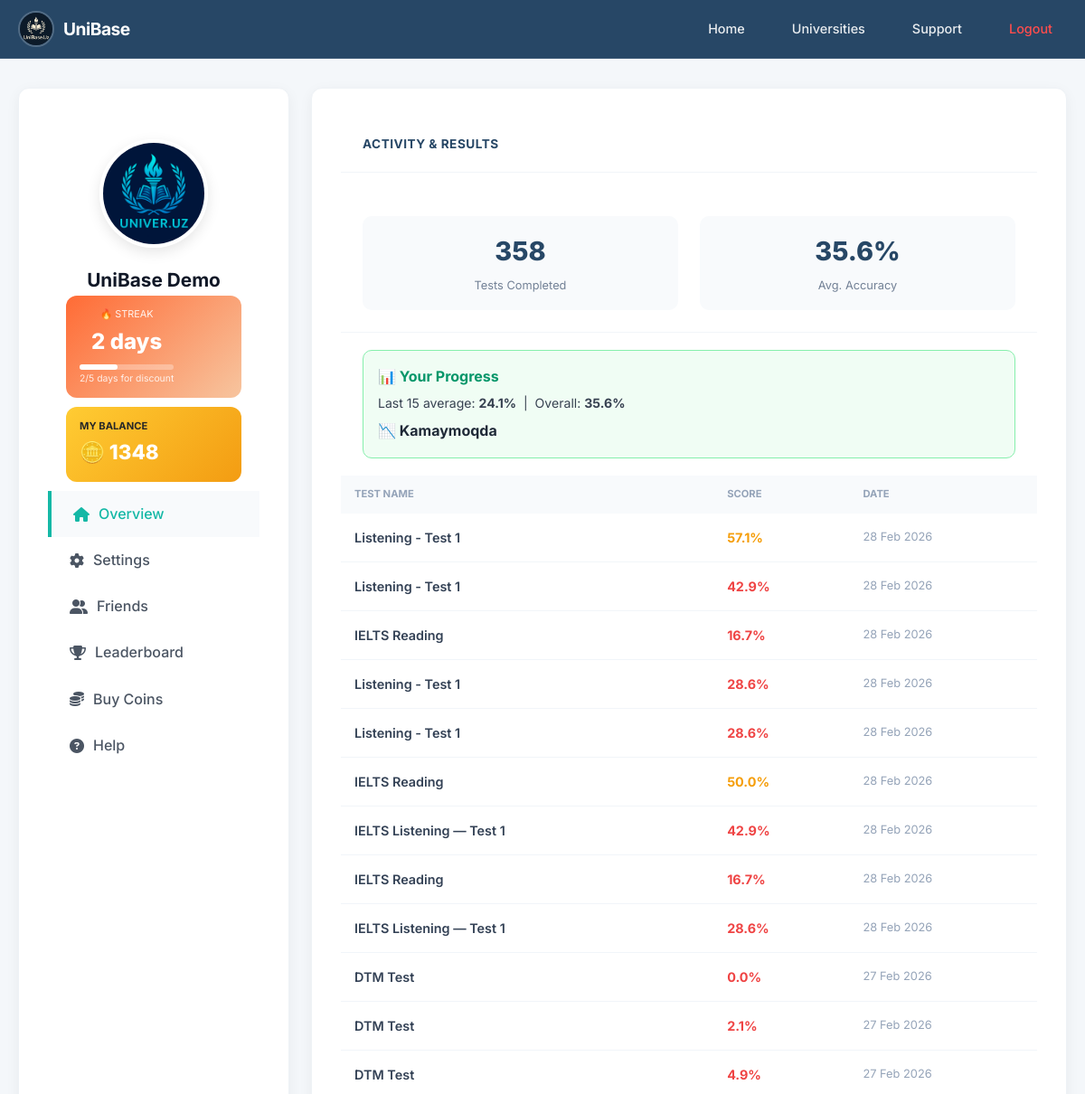
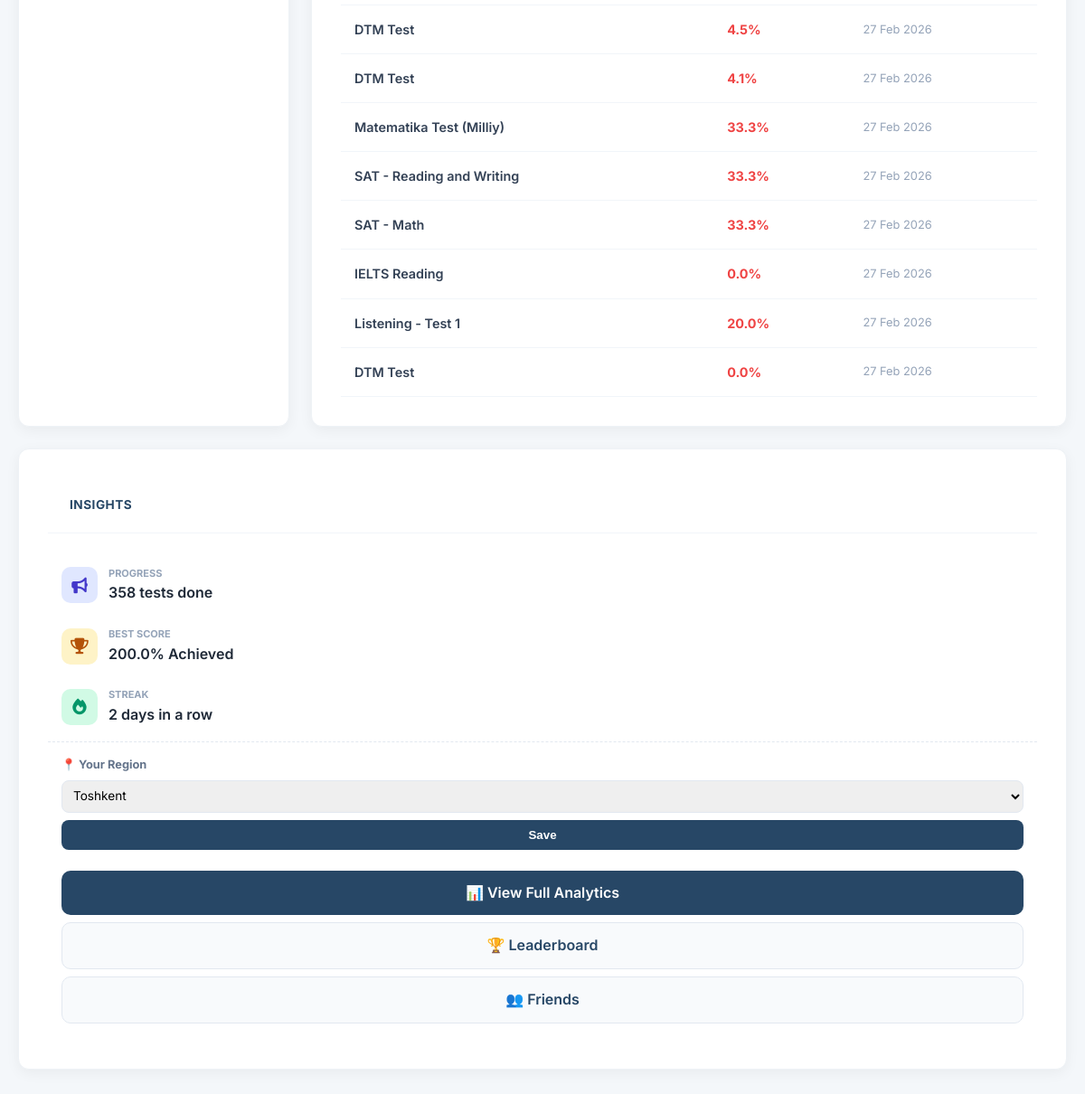
Page /my_statistics/ (signed in) on the earlier database version (2 pictures, top to bottom).
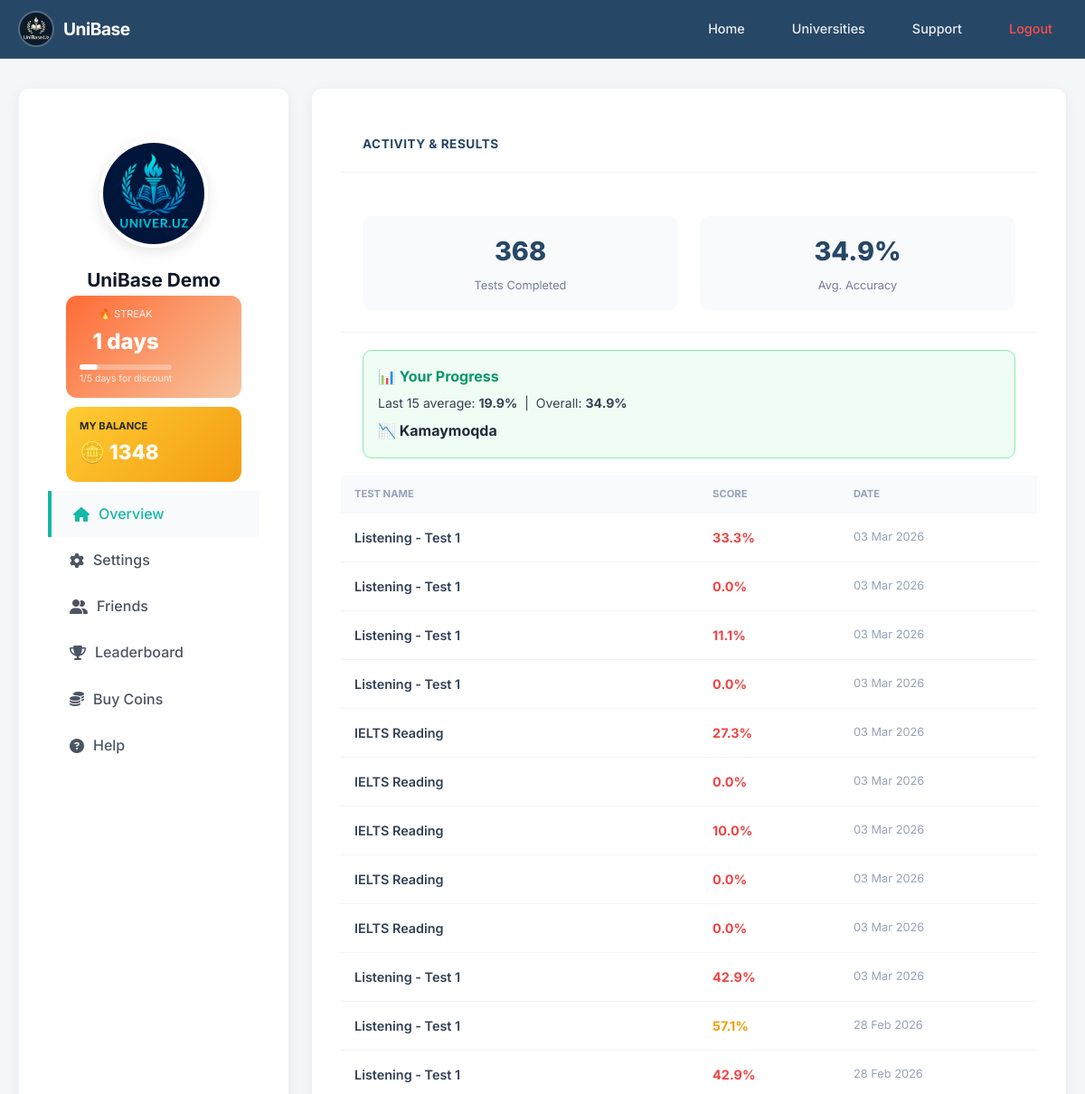
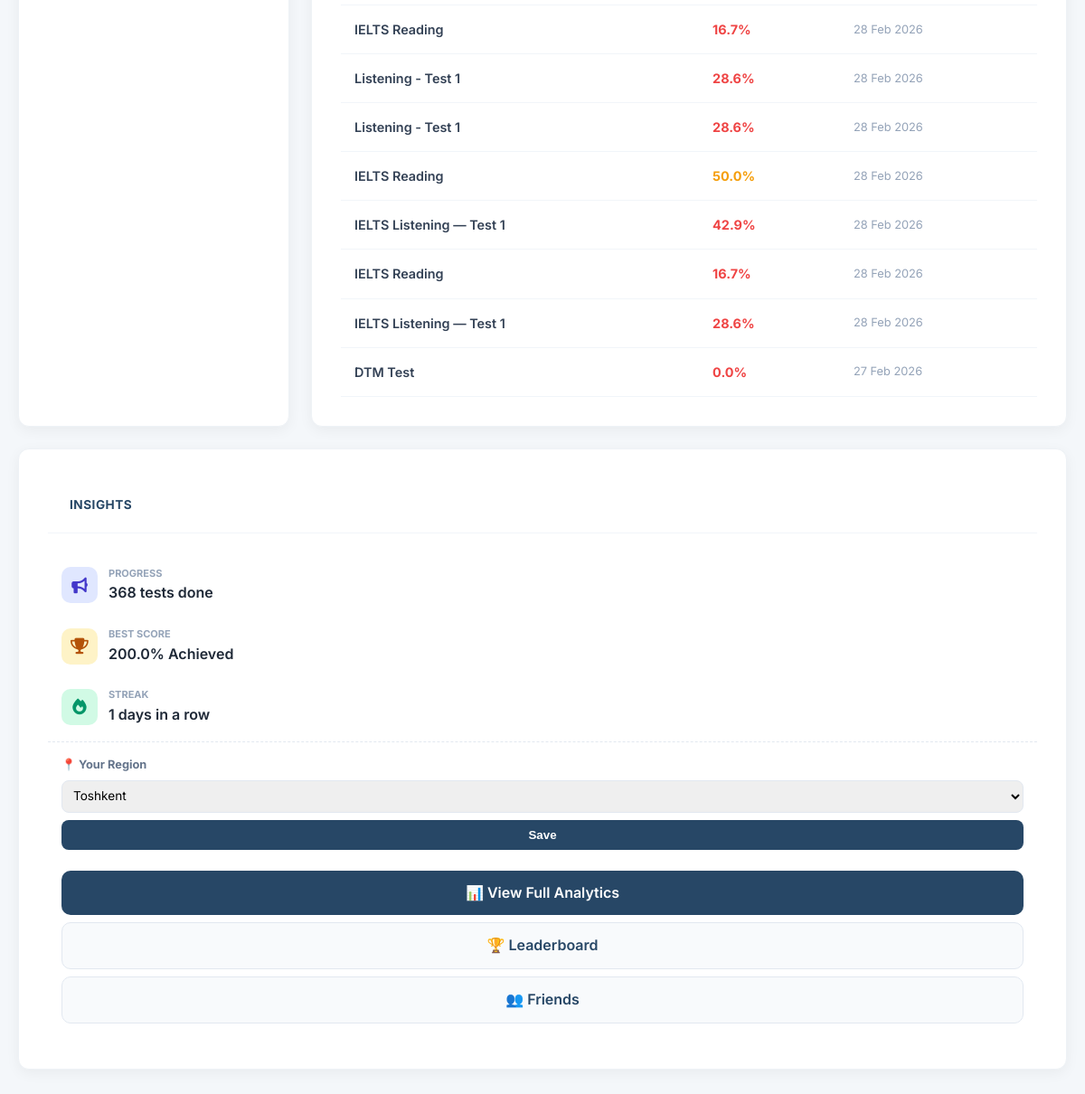
Same page on the later database version (2 pictures, top to bottom).
### app/models.py (models this page shows, shortened)
class UserTestResult(models.Model):
    user       = models.ForeignKey(User, on_delete=models.CASCADE)
    test_name  = models.CharField(max_length=255)
    score      = models.FloatField()
    date_taken = models.DateTimeField(auto_now_add=True)

### app/views.py (the view)
# urls.py: path('my_statistics/', my_profile_view, name='profile'),
@login_required
def my_profile_view(request):
    user    = request.user
    profile = user.profile
    if request.method == "POST" and request.POST.get('action') == 'update_viloyat':
        profile.viloyat = request.POST.get('viloyat', '')
        profile.save()
        messages.success(request, "Viloyat muvaffaqiyatli saqlandi!")
        return redirect('profile')
    user_results       = UserTestResult.objects.filter(user=user).order_by('-date_taken')
    total_tests_taken  = user_results.count()
    show_analysis      = total_tests_taken >= 15
    tests_until_analysis = max(0, 15 - total_tests_taken)
    average_score = best_score = recent_avg = 0
    trend = ""
    if total_tests_taken > 0:
        scores        = [r.score for r in user_results]
        average_score = round(sum(scores) / total_tests_taken, 1)
        best_score    = max(scores)
        if show_analysis:
            recent_scores = scores[:15]
            recent_avg    = round(sum(recent_scores) / 15, 1)
            trend = "📈 Yaxshilanmoqda" if recent_avg >= average_score else "📉 Kamaymoqda"
    pending_requests = Friendship.objects.filter(to_user=user, accepted=False)
    return render(request, 'profile.html', {
        'user': user.get_full_name() or user.username,
        'profile': profile, 'total_tests_taken': total_tests_taken,
        'average_score': average_score, 'best_score': best_score,
        'user_results': user_results[:20], 'show_analysis': show_analysis,
        'tests_until_analysis': tests_until_analysis, 'recent_avg': recent_avg,
        'trend': trend, 'streak_days': profile.streak_days,
        'has_discount': profile.streak_days >= 5, 'badge': profile.badge,
        'consecutive_perfect': profile.consecutive_perfect, 'viloyatlar': VILOYATLAR,
        'selected_viloyat': profile.viloyat, 'pending_requests': pending_requests,
        'pending_count': pending_requests.count(),
    })

### user/templates/profile.html (shortened to what the changed rows need)
{% load i18n %}
{% load static %}
<!DOCTYPE html>
<html lang="{{ LANGUAGE_CODE }}">
<head>
    <link rel="stylesheet" href="https://cdnjs.cloudflare.com/ajax/libs/font-awesome/6.4.0/css/all.min.css">
    <link rel="stylesheet" href="{% static 'styles.css' %}">
</head>
<body>
<div class="profile-container">
    <div class="card profile-card">
        <h2 class="profile-name">{{ request.user.get_full_name|default:request.user.username }}</h2>
        <div class="streak-box">
            <div>
                <div style="font-size: 0.68rem; opacity: 0.9; margin-bottom: 2px;">🔥 {% trans "STREAK" %}</div>
                <div class="streak-num">{{ streak_days|default:"0" }} {% trans "days" %}</div>
                <div class="streak-progress-wrap">
                    <div class="streak-progress-fill" style="width: {% widthratio streak_days 5 100 %}%;"></div>
                </div>
                <div style="font-size: 0.65rem; opacity: 0.85;">{{ streak_days }}/5 {% trans "days for discount" %}</div>
            </div>
        </div>
    </div>
    <div class="card">
        <div class="stats-summary">
            <div class="stat-item">
                <div class="stat-number">{{ total_tests_taken }}</div>
                <div class="stat-label">{% trans "Tests Completed" %}</div>
            </div>
            <div class="stat-item">
                <div class="stat-number">{{ average_score }}%</div>
                <div class="stat-label">{% trans "Avg. Accuracy" %}</div>
            </div>
        </div>
        {% if show_analysis %}
        <div class="analysis-box unlocked">
            <div style="font-weight: 700; color: #059669; margin-bottom: 6px;">📊 {% trans "Your Progress" %}</div>
            <div style="font-size: 0.88rem; color: #374151;">
                {% trans "Last 15 average" %}: <strong>{{ recent_avg }}%</strong> &nbsp;|&nbsp; {% trans "Overall" %}: <strong>{{ average_score }}%</strong>
            </div>
            <div style="margin-top: 6px; font-size: 1rem; font-weight: 700;">{{ trend }}</div>
        </div>
        {% endif %}
        <div style="overflow-x: auto;">
            <table>
                <thead>
                    <tr>
                        <th>{% trans "Test Name" %}</th>
                        <th>{% trans "Score" %}</th>
                        <th>{% trans "Date" %}</th>
                    </tr>
                </thead>
                <tbody>
                    {% for result in user_results %}
                    <tr>
                        <td style="font-weight: 600;">{{ result.test_name }}</td>
                        <td>
                            <span style="color: {% if result.score >= 80 %}#10b981{% elif result.score >= 50 %}#f59e0b{% else %}#ef4444{% endif %}; font-weight: bold;">
                                {{ result.score }}%
                            </span>
                        </td>
                        <td style="color: #94a3b8; font-size: 0.8rem;">{{ result.date_taken|date:"d M Y" }}</td>
                    </tr>
                    {% empty %}
                    <tr>
                        <td colspan="3" style="text-align:center; padding: 2rem; color: #94a3b8;">{% trans "No activity recorded yet" %}</td>
                    </tr>
                    {% endfor %}
                </tbody>
            </table>
        </div>
    </div>
    <div class="card premium-card">
        <div class="feed-row">
            <div>
                <div style="font-size: 11px; font-weight: 700; color: #94a3b8;">{% trans "PROGRESS" %}</div>
                <div style="font-weight: 600;">{{ total_tests_taken }} {% trans "tests done" %}</div>
            </div>
        </div>
        <div class="feed-row">
            <div>
                <div style="font-size: 11px; font-weight: 700; color: #94a3b8;">{% trans "STREAK" %}</div>
                <div style="font-weight: 600;">{{ streak_days }} {% trans "days in a row" %}</div>
            </div>
        </div>
    </div>
</div>
</body>
</html>

Differences in the rows shown:
no longer on this page (row unchanged): UserTestResult: test_name "DTM Test", score "2.1", date_taken "27 Feb 2026"
no longer on this page (row unchanged): UserTestResult: test_name "DTM Test", score "4.9", date_taken "27 Feb 2026"
no longer on this page (row unchanged): UserTestResult: test_name "DTM Test", score "4.5", date_taken "27 Feb 2026"
no longer on this page (row unchanged): UserTestResult: test_name "DTM Test", score "4.1", date_taken "27 Feb 2026"
no longer on this page (row unchanged): UserTestResult: test_name "Matematika Test (Milliy)", score "33.3", date_taken "27 Feb 2026"
no longer on this page (row unchanged): UserTestResult: test_name "SAT - Reading and Writing", score "33.3", date_taken "27 Feb 2026"
no longer on this page (row unchanged): UserTestResult: test_name "SAT - Math", score "33.3", date_taken "27 Feb 2026"
no longer on this page (row unchanged): UserTestResult: test_name "IELTS Reading", score "0.0", date_taken "27 Feb 2026"
no longer on this page (row unchanged): UserTestResult: test_name "Listening - Test 1", score "20.0", date_taken "27 Feb 2026"
no longer on this page (row unchanged): UserTestResult: test_name "DTM Test", score "0.0", date_taken "27 Feb 2026"
added UserTestResult: test_name "Listening - Test 1", score "33.3", date_taken "03 Mar 2026"
added UserTestResult: test_name "Listening - Test 1", score "0.0", date_taken "03 Mar 2026"
added UserTestResult: test_name "Listening - Test 1", score "11.1", date_taken "03 Mar 2026"
added UserTestResult: test_name "Listening - Test 1", score "0.0", date_taken "03 Mar 2026"
added UserTestResult: test_name "IELTS Reading", score "27.3", date_taken "03 Mar 2026"
added UserTestResult: test_name "IELTS Reading", score "0.0", date_taken "03 Mar 2026"
added UserTestResult: test_name "IELTS Reading", score "10.0", date_taken "03 Mar 2026"
added UserTestResult: test_name "IELTS Reading", score "0.0", date_taken "03 Mar 2026"
added UserTestResult: test_name "IELTS Reading", score "0.0", date_taken "03 Mar 2026"
added UserTestResult: test_name "Listening - Test 1", score "42.9", date_taken "03 Mar 2026"
Other differences:
{{ streak_days|default:"0" }}: "2" → "1"
{{ streak_days }}: "2" → "1"
{{ total_tests_taken }}: "358" → "368"
{{ average_score }}: "35.6" → "34.9"
{{ recent_avg }}: "24.1" → "19.9"
